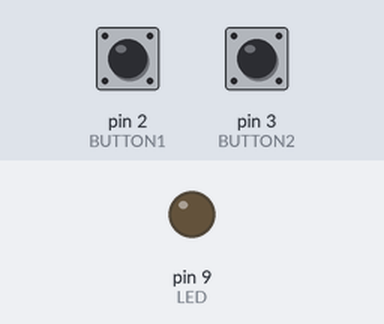
This sketch was run on a simulated Arduino Uno, built with avr-gcc and run on an emulated ATmega328P. Parts: output pins drawn as LEDs (lit = HIGH). Inputs (shaded band) come from the test bench; at power-on: pin 2 (BUTTON1) LOW, pin 3 (BUTTON2) LOW.

Above: at 1.2 s.
1.3 s: pin 2 (BUTTON1) pulled HIGH for 1 s
At 3.0 s:
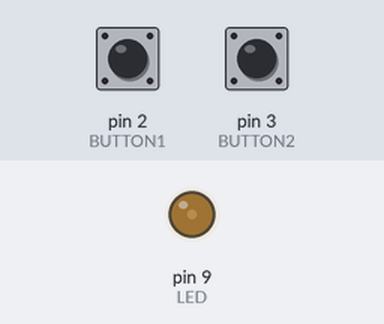
3.8 s: pin 2 (BUTTON1) pulled HIGH for 3.2 s
At 7.9 s:
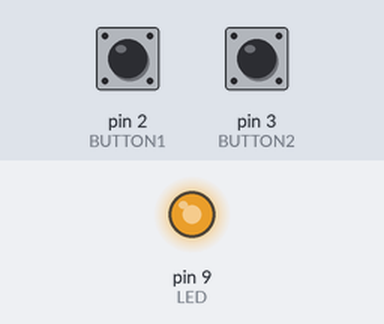
8.5 s: pin 3 (BUTTON2) pulled HIGH for 0.15 s
At 9.8 s:
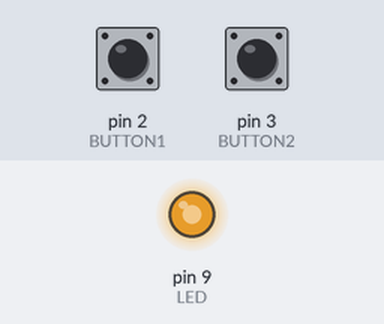
10.1 s: pin 3 (BUTTON2) pulled HIGH for 1 s
At 12.1 s:
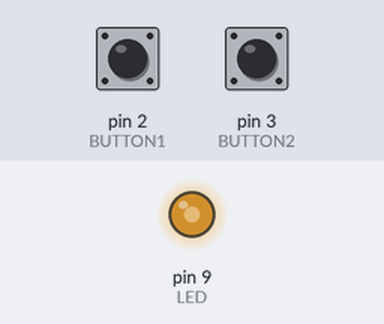
Timing chart, 0 to 13.6 s (numbered marks = the images above; inputs shaded):
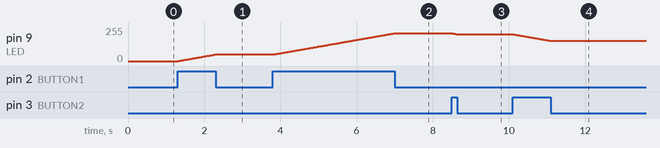

Measured:
- after the input at 1.3 s, pin 9 (LED): moves from 0/255 to 49/255 over 0.96 s, starting at once
- after the input at 3.8 s, pin 9 (LED): moves from 49/255 to 208/255 over 3.2 s, starting at once
- after the input at 8.5 s, pin 9 (LED): 208/255 → 201/255 at once
- after the input at 10.1 s, pin 9 (LED): moves from 201/255 to 152/255 over 0.96 s, starting at once

The sketch:

___2________________.ino
```cpp
const int LED = 9;
const int BUTTON1 = 2;
const int BUTTON2 = 3;
int i=0;
int current =0;

void setup() {
pinMode(LED, OUTPUT); //LED 핀을 출력으로 설정
pinMode(BUTTON1, INPUT);
pinMode(BUTTON2, INPUT);
}


void loop() {
  if(digitalRead(BUTTON1) == HIGH){
    for(i=current;digitalRead(BUTTON1) == HIGH; i++){
      current= i;
      if(current >=250) current =255;
      analogWrite(LED,current);
      delay(20);
    }
  }
  else if(digitalRead(BUTTON2) == HIGH){
    for(i=current;digitalRead(BUTTON2) == HIGH; i--){
      current= i;
       if(current <=5) current =0;
      analogWrite(LED,current);
      delay(20);
    }
  }


  // if(digitalRead(BUTTON1) ==HIGH)
  // {
  //   while(i<250){
  //     i = i+2;
  //     analogWrite(LED, i);
  //     delay(20);
  //   }
  //   i = 250;
  //   // if(i <=253) i += 2; // i가 250보다 낮다면 i는 계속 커짐
  //   // else i=255; // i가 250보다 높아진다면 255로 고정됨

  //   // analogWrite(LED,i);
  //   // delay(50);

  // }
  // if(digitalRead(BUTTON2) == HIGH){
  //   while(i>2){
  //     i = i-2;
  //     analogWrite(LED, i);
  //     delay(20);
  //   }
  //   i = 0;


  //   // if(i>=2) i-=2;
  //   // else i =0;
  //   // analogWrite(LED,i);
  //   // delay(50);
  // }

  // // if(BUTTON2 == HIGH)
  // // {
  // //  for(int i=256;i>0;i--){
  // //     analogWrite(LED,i);
  // //   }
  // // }

}
```
